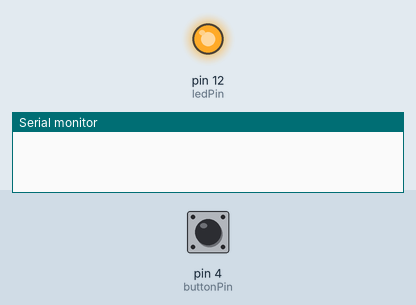
A sketch run on a simulated Arduino Uno, built with avr-gcc and run on an emulated ATmega328P. On the bench: output pins drawn as LEDs (lit = HIGH), the last lines printed to the serial monitor. Inputs (shaded band) come from the test bench; at power-on: pin 4 (buttonPin) LOW.

Above: at 1.2 s.
1.3 s: pin 4 (buttonPin) pulled HIGH for 0.15 s
At 2.5 s:
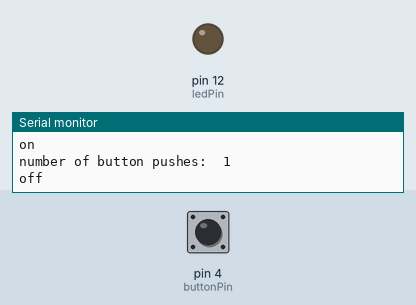
Timing chart, 0 to 4.3 s (numbered marks = the images above; inputs shaded):
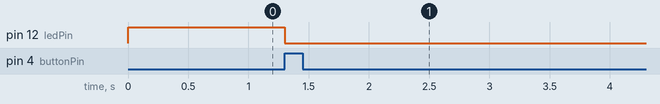

The sketch:

COD_GOLPE_KY_031_TAP_MODULE.ino
```cpp
/* !-- VARIAVEIS --! */
const int  buttonPin = 4;    // o pino ao qual o botão está conectado
const int ledPin = 12;       // o pino ao qual o LED está conectado

int buttonPushCounter = 0;   // contador para o número de pressionamentos de botão
int buttonState = 0;         // estado atual do botão
int lastButtonState = 0;     // estado anterior do botão


/* !-- INICIO DO SETUP (SO PASSA AQUI 1 VEZ) --! */
void setup() {
  pinMode(buttonPin, INPUT); //inicialize o pino do botão como uma entrada
  pinMode(ledPin, OUTPUT); // inicialize o pino do botão como uma entrada
  Serial.begin(9600);   // inicialize a comunicação serial
}


/* !-- INICIO DO LOOP (REPETIÇÃO) --! */
void loop() {
  // leia o pino de entrada do botão:
  buttonState = digitalRead(buttonPin);

  // compare o buttonState com o estado anterior
  if (buttonState != lastButtonState) {
    // se o estado mudou, aumente o contador
    if (buttonState == HIGH) { // se o estado atual for ALTO, o botão, passou de desativado para ativado:
      buttonPushCounter++;
      Serial.println("on");
      Serial.print("number of button pushes:  ");
      Serial.println(buttonPushCounter);
    }
    else {
      Serial.println("off"); //se o estado atual for BAIXO, o botão passou de ligado para desligado
    }
  }

  /*salva o estado atual como o último estado,
      para a próxima vez no loop*/
  lastButtonState = buttonState;


  /* acende o LED a cada quatro botões pressionados checando
    o módulo do botão de pressão.
       a função modulo fornece o restante de a divisão de dois números:*/
  if (buttonPushCounter % 4 == 0) {
    digitalWrite(ledPin, HIGH);
  } else {
    digitalWrite(ledPin, LOW);
  }

} //FIM DO LOOP
```

Measured:
- after the input at 1.3 s, pin 12 (ledPin): HIGH → LOW at once
